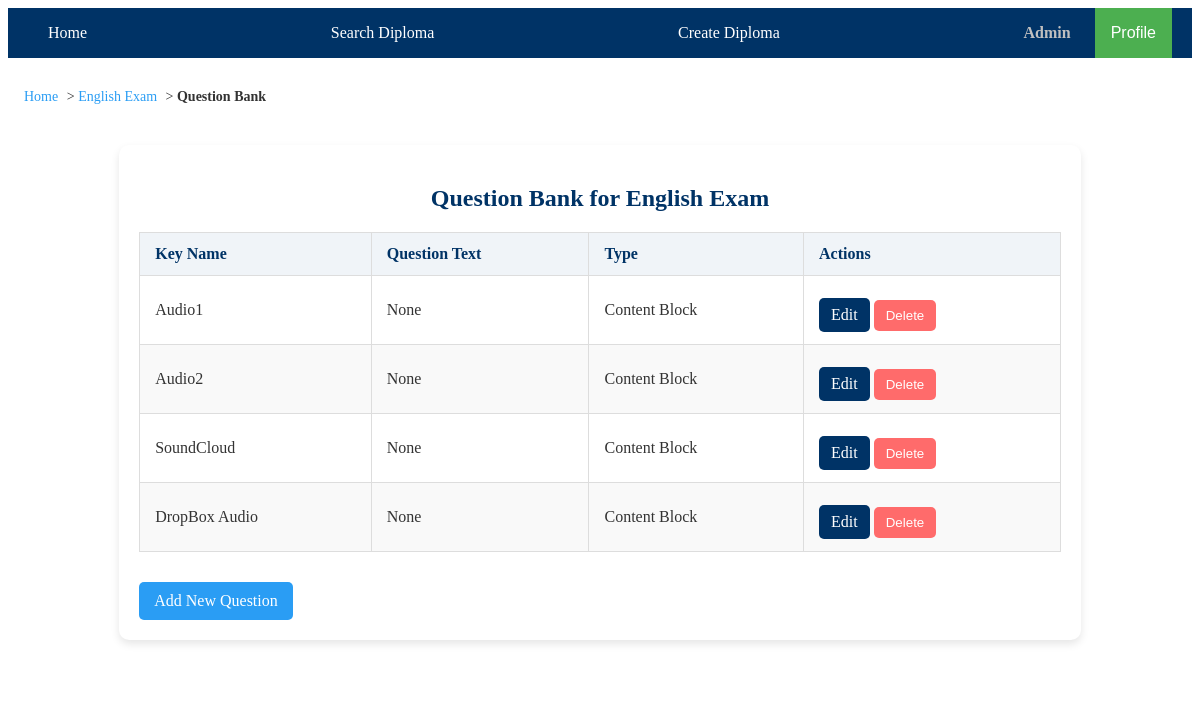
The app's page /courses/1/question_bank/ (signed in) with its own data.
### edu_core/models.py (models this page shows, shortened)
class CustomUser(AbstractUser):
    STUDENT = 'student'
    PROFESSOR = 'professor'
    MODERATOR = 'moderator'
    USER_TYPE_CHOICES = [
        (STUDENT, 'Student'),
        (PROFESSOR, 'Professor'),
        (MODERATOR, 'Moderator'),
    ]
    user_type = models.CharField(max_length=10, choices=USER_TYPE_CHOICES, default=STUDENT)

class Course(models.Model):
    name = models.CharField(max_length=255)
    creation_date = models.DateField(auto_now_add=True)
    last_update_date = models.DateField(auto_now=True)
    author = models.ForeignKey(CustomUser, on_delete=models.SET_NULL, null=True, limit_choices_to={'user_type': CustomUser.PROFESSOR}, related_name='authored_courses')
    students = models.ManyToManyField(CustomUser, through='Registration', related_name='registered_courses')
    image_url = models.URLField(
        max_length=500, null=True, blank=True,
        help_text="Paste a URL to the course image",
        validators=[validate_trusted_url]
    )
    description = models.TextField(null=True, blank=True)
    is_public = models.BooleanField(default=True)  # New field for public visibility
    paused = models.BooleanField(default=False)

class Question(models.Model):
    MULTIPLE_CHOICE = 'MCQ'
    TRUE_FALSE = 'TF'
    ESSAY = 'ESSAY'
    CONTENT_BLOCK = 'CONTENT_BLOCK'
    QUESTION_TYPES = [
        (MULTIPLE_CHOICE, 'Multiple Choice'),
        (TRUE_FALSE, 'True or False'),
        (ESSAY, 'Essay'),
        (CONTENT_BLOCK, 'Content Block'),
    ]
    question_type = models.CharField(max_length=50, choices=QUESTION_TYPES)
    activity = models.ForeignKey('Activity', on_delete=models.CASCADE, related_name='activity_questions', null=True, blank=True)
    course = models.ForeignKey('Course', on_delete=models.CASCADE, related_name='course_questions')
    text = models.TextField(blank=True, null=True)
    content = models.TextField(blank=True, null=True)
    image_url = models.URLField(
        validators=[validate_trusted_url],
        blank=True,
        null=True,
        help_text="URL for question images"
    )
    yt_video_link = models.URLField(validators=[validate_trusted_url], blank=True, null=True)
    file_url = models.URLField(
        validators=[validate_trusted_url],
        blank=True,
        null=True,
        help_text="URL for question files"
    )
    correct_answer = models.TextField(blank=True, null=True)
    randomize_options = models.BooleanField(default=False)
    key_name = models.CharField(max_length=255, blank=True, null=True)
    in_bank = models.BooleanField(default=False)
    feedback = models.TextField(blank=True, null=True)

### edu_core/views/question_bank_views.py (the view)
# urls.py: path('courses/<int:course_id>/question_bank/', question_bank, name='question_bank'),
@login_required
def question_bank(request, course_id):
    course = get_object_or_404(Course, id=course_id)
    query = request.GET.get('q', '')
    questions = Question.objects.filter(course=course, in_bank=True)
    if query:
        questions = questions.filter(
            Q(key_name__icontains=query) | Q(text__icontains=query)
        )
    return render(request, 'edu_core/question_bank/question_bank.html', {'course': course, 'questions': questions})

### edu_core/templates/edu_core/question_bank/question_bank.html (shortened to what this page needs)
{% extends "edu_core/base.html" %}
{% load static %}
{% block content %}
<link rel="stylesheet" href="{% static 'edu_core/css/question_bank.css' %}">
<nav class="breadcrumb-nav">
    <a href="{% url 'home' %}" class="breadcrumb">Home</a> &gt;
    <a href="{% url 'course_detail' course.id %}" class="breadcrumb">{{ course.name }}</a> &gt;
    <span class="breadcrumb current">Question Bank</span>
</nav>
<div class="question-bank-container">
    <h2>Question Bank for {{ course.name }}</h2>
    <table class="question-bank-table">
        <thead>
            <tr>
                <th>Key Name</th>
                <th>Question Text</th>
                <th>Type</th>
                <th>Actions</th>
            </tr>
        </thead>
        <tbody>
            {% for question in questions %}
            <tr>
                <td>{{ question.key_name }}</td>
                <td>{{ question.text }}</td>
                <td>{{ question.get_question_type_display }}</td>
                <td>
                    {% if user == course.author or user.is_superuser %}
                    <a href="{% url 'edit_question' question.id %}" class="btn edit-btn">Edit</a>
                        <form method="post" action="{% url 'delete_question' question.id %}" style="display:inline;">
                            <button type="submit" class="btn delete-btn" onclick="return confirm('Are you sure you want to delete this question permanently?');">Delete</button>
                        </form>
                    {% endif %}
                </td>
            </tr>
            {% empty %}
            <tr>
                <td colspan="4" class="no-questions">No questions found for this course.</td>
            </tr>
            {% endfor %}
        </tbody>
    </table>
    <a href="{% url 'question_type_selection_for_bank' course.id %}" class="btn add-question-btn">Add New Question</a>
</div>
{% endblock %}

### edu_core/templates/edu_core/base.html (shortened to what this page needs)
<!DOCTYPE html>
<html lang="en">
<head>
    {% load static %}
    <link rel="stylesheet" href="{% static 'edu_core/css/base.css' %}">
    <link rel="stylesheet" href="https://cdnjs.cloudflare.com/ajax/libs/font-awesome/6.5.1/css/all.min.css">
</head>
<body>
    <header>
        <div class="navbar">
            <a href="{% url 'home' %}">Home</a>
            <a href="{% url 'diploma_search' %}">Search Diploma</a>
            {% if user.is_authenticated %}
                {% if user.user_type == 'professor' or user.user_type == 'moderator' or user.is_superuser %}
                    <a href="{% url 'create_diploma' %}">Create Diploma</a>
                {% endif %}
                <div class="profile-section">
                    <span class="username">{{ user.get_full_name|default:user.username }}</span>
                    <div class="dropdown">
                        <button class="dropbtn">Profile</button>
                    </div>
                </div>
            {% else %}
                <span class="login-prompt">Log in -></span>
                <a href="{% url 'signup' %}">Signup</a>
                <a href="{% url 'login' %}">Login</a>
            {% endif %}
        </div>
    </header>
    <main>
        {% block content %}{% endblock %}
    </main>
</body>
</html>

### edu_core/static/edu_core/css/base.css (style rules this page uses)
:root { --primary-color: #003366; --secondary-color-1: #ffffff; --secondary-color-2: #3fada8; --accent-color-1: #2a9df4; --accent-color-2: #ffd700; --neutral-color: #dddddd; --background-color: #ffffff; --text-color: #333333; --hover-bg-color: #e0e0e0; --hover-text-color: #003366; --shiny-silver: #c0c0c0; }
.navbar { background-color: var(--primary-color); overflow: visible; display: flex; justify-content: space-between; align-items: center; padding: 0 20px; position: relative; z-index: 10; }
.navbar a { display: block; color: var(--background-color); text-align: center; padding: 14px 20px; text-decoration: none; transition: background-color 0.3s ease-in-out, color 0.3s ease-in-out; }
.username { color: var(--shiny-silver); font-weight: bold; padding: 14px 20px; transition: color 0.3s ease-in-out; }
main { padding: 16px; background-color: var(--background-color); color: var(--text-color); position: relative; z-index: 1; }
.dropdown { position: relative; display: inline-block; }
.dropbtn { background-color: #4CAF50; color: white; padding: 16px; font-size: 16px; border: none; cursor: pointer; z-index: 20; }

### edu_core/static/edu_core/css/question_bank.css (style rules this page uses)
:root { --primary-color: #003366; --secondary-color-1: #ffffff; --accent-color-1: #2a9df4; --accent-color-2: #ff6b6b; --text-color: #333; --table-header-bg: #f0f4f8; --table-border: #ddd; }
.breadcrumb-nav { margin: 15px 0; font-size: 14px; }
.breadcrumb { color: var(--accent-color-1); text-decoration: none; margin-right: 5px; }
.breadcrumb.current { color: var(--text-color); font-weight: bold; }
.question-bank-container { width: 80%; margin: 40px auto; padding: 20px; background-color: var(--secondary-color-1); border-radius: 10px; box-shadow: 0 4px 8px rgba(0, 0, 0, 0.1); }
h2 { text-align: center; color: var(--primary-color); margin-bottom: 20px; }
.question-bank-table { width: 100%; border-collapse: collapse; margin-bottom: 20px; }
.question-bank-table th, .question-bank-table td { padding: 12px 15px; text-align: left; border: 1px solid var(--table-border); }
.question-bank-table th { background-color: var(--table-header-bg); color: var(--primary-color); font-weight: bold; }
.question-bank-table tr:nth-child(even) { background-color: #f9f9f9; }
.btn { display: inline-block; padding: 10px 15px; border-radius: 5px; text-decoration: none; text-align: center; transition: background-color 0.3s ease-in-out, transform 0.2s; margin-top: 10px; }
.add-question-btn { background-color: var(--accent-color-1); color: var(--secondary-color-1); }
.edit-btn { background-color: var(--primary-color); color: var(--secondary-color-1); padding: 8px 12px; }
.delete-btn { background-color: var(--accent-color-2); color: var(--secondary-color-1); padding: 8px 12px; border: none; cursor: pointer; }

### records on screen
CustomUser: get_full_name "Admin"
Course: name "English Exam"
Question: key_name "Audio1", text "None", question_type "Content Block"
Question: key_name "Audio2", text "None", question_type "Content Block"
Question: key_name "SoundCloud", text "None", question_type "Content Block"
Question: key_name "DropBox Audio", text "None", question_type "Content Block"
